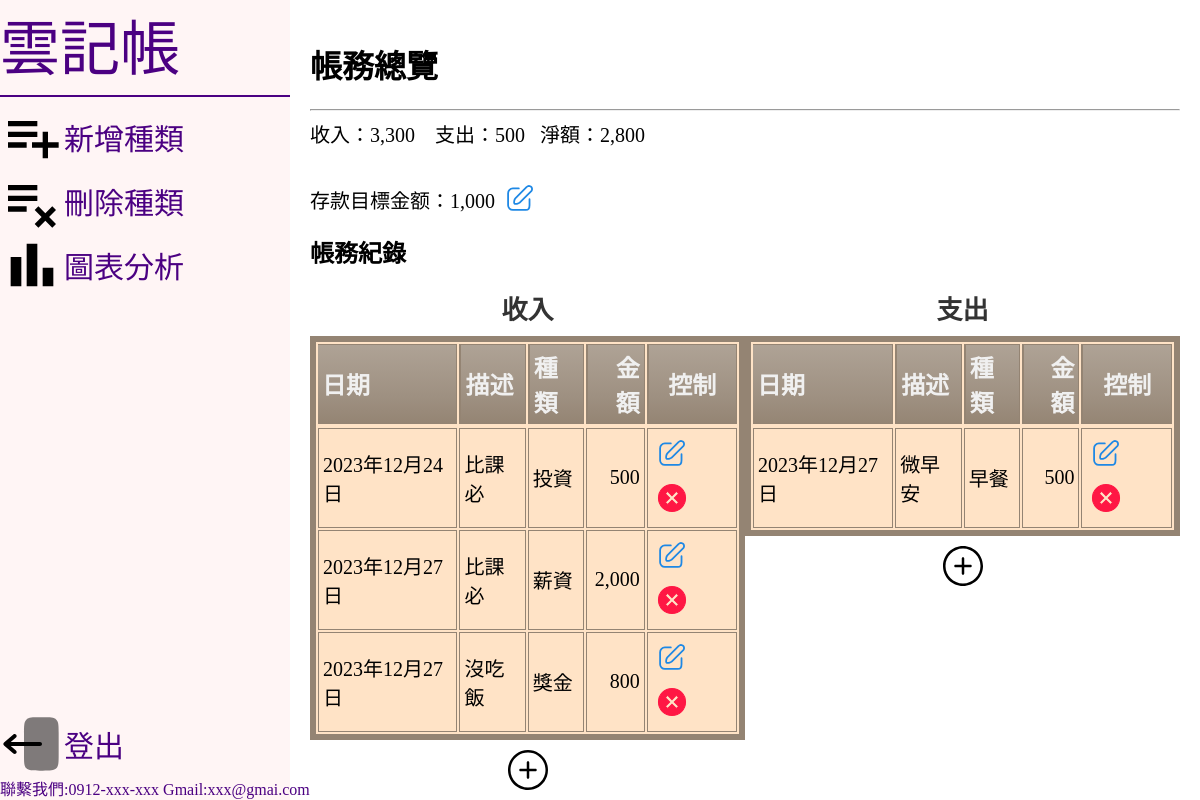
/index/ (signed in), run on an earlier commit of the app's database.
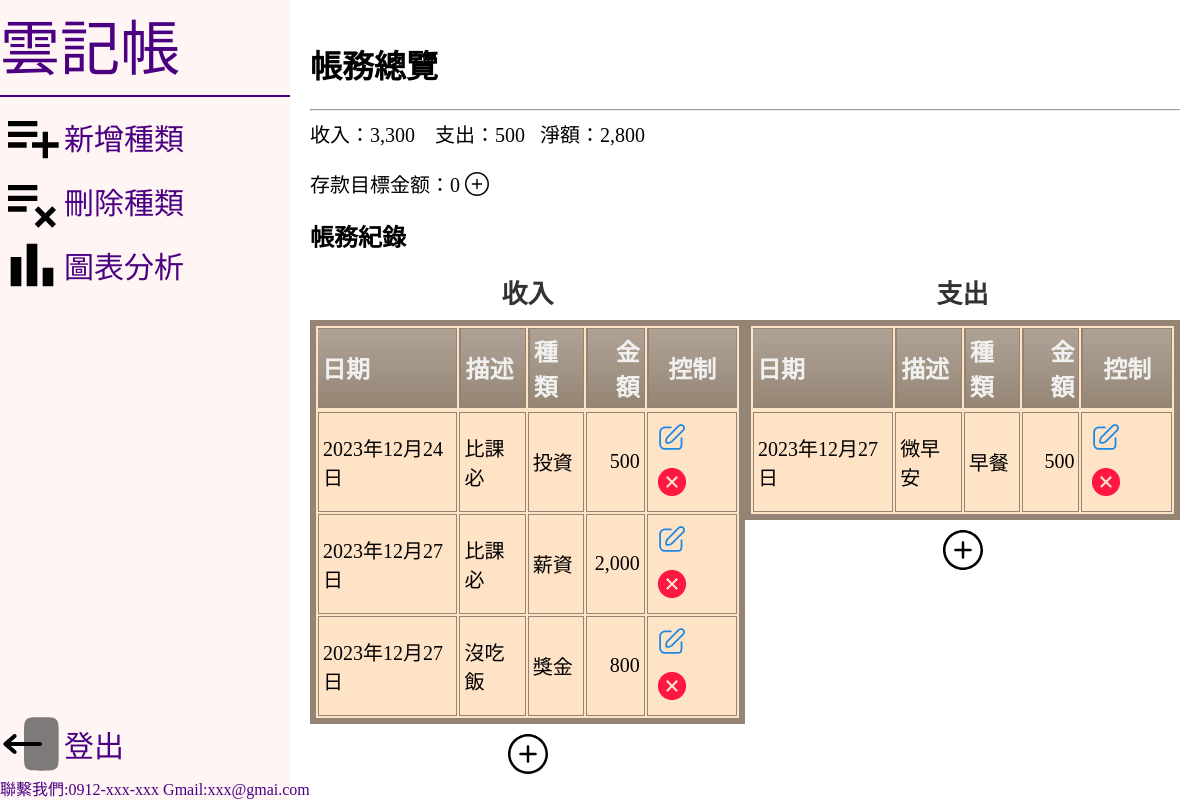
And on a later commit of the database.
### projectapp/models.py (models this page shows, shortened)
class DepositGoal(models.Model):
    user = models.ForeignKey(User, on_delete=models.CASCADE)
    goal_amount = models.IntegerField(default=0)

### projectapp/views.py (the view)
# urls.py: path('index/',views.recordall_and_cashflow,name='index'),
@login_required
def recordall_and_cashflow(request):
    deposit_goal = DepositGoal.objects.filter(user=request.user).first()
    corrent_user=request.user
    recordAllE=Record_E1.objects.filter(user=corrent_user).order_by('date')
    recordAllR=Record_R1.objects.filter(user=corrent_user).order_by('date')
    income_list=[record.cash for record in recordAllR]
    outcome_list=[record.cash for record in recordAllE]
    income=sum(income_list) if len(income_list)!=0 else 0
    outcome=sum(outcome_list) if len(outcome_list)!=0 else 0
    net = income -outcome
    return render(request,'index.html',locals())

### templates/index.html (shortened to what the changed rows need)
<!DOCTYPE html>
<html lang="en">
<head>
  <link rel="stylesheet" href="/static/css/index.css">
</head>
<body>
  <div class="container">
    <div class="right-text">
      <h1>帳務總覽</h1>
      <div class="incomeEP">
        收入：<span class="thousand-separator">{{ income }}</span> &nbsp;&nbsp;
        支出：<span class="thousand-separator">{{ outcome }} </span>&nbsp;&nbsp;
        淨額：<span class="thousand-separator">{{ net }}</span>
        {% if deposit_goal %}
        <p>存款目標金额：<span class="thousand-separator">{{ deposit_goal.goal_amount }}</span>
        <a href="{% url 'set_deposit_goal' %}"><img src="/static/img/edit.svg" alt="" style="transform: translateY(10px);"></a>
        {% else %}
        <p>存款目標金额：<span class="thousand-separator">0</span>
        <a href="{% url 'set_deposit_goal' %}"><img src="/static/img/plus-circle-svgrepo-com copy.svg" alt="" style="transform: translateY(4px);"></a>
        {% endif %}
      </div>
      <h2>帳務紀錄</h2>
      <div class="table-all">
        <div>
          <table class="cinereousTable">
            <caption>收入</caption>
            <thead>
              <tr>
                <th>日期</th>
                <th>描述</th>
                <th>種類</th>
                <th style="text-align: right;">金額</th>
                <th style="text-align: center;">控制</th>
              </tr>
            </thead>
          </table>
        </div>
        <div>
          <table class="cinereousTable">
            <caption>支出</caption>
            <thead>
              <th>日期</th>
              <th>描述</th>
              <th>種類</th>
              <th style="text-align: right;">金額</th>
              <th style="text-align: center;">控制</th>
              {% for record in recordAllE %}
            </thead>
            {% endfor %}
          </table>
        </div>
      </div>
    </div>
  </div>
</body>
</html>

What changed in the data, as far as the page shows it:
removed DepositGoal: goal_amount "1,000"
Also different on the page:
text now shown: "0"
